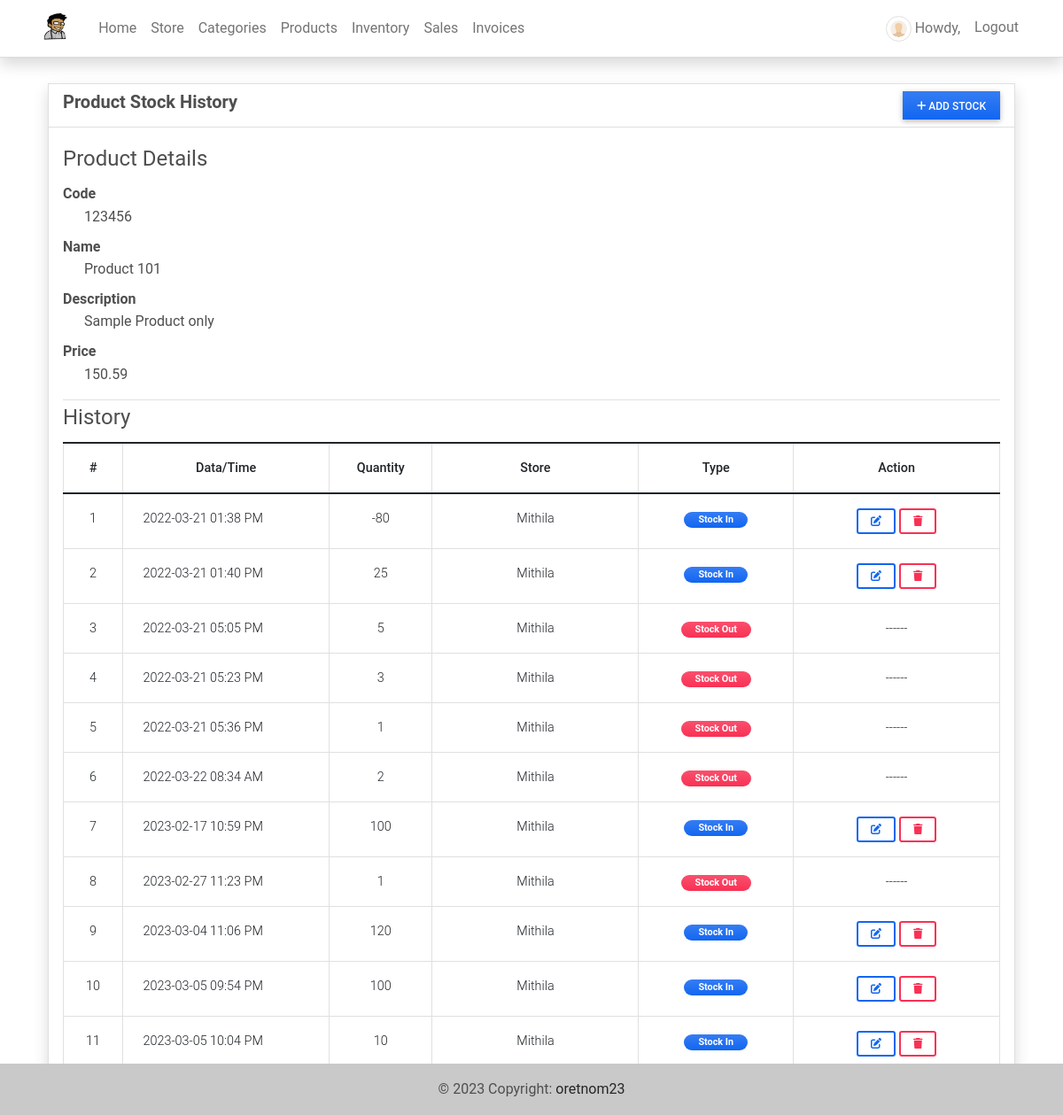
Before: /inventory/1 (signed in) with the older database file.
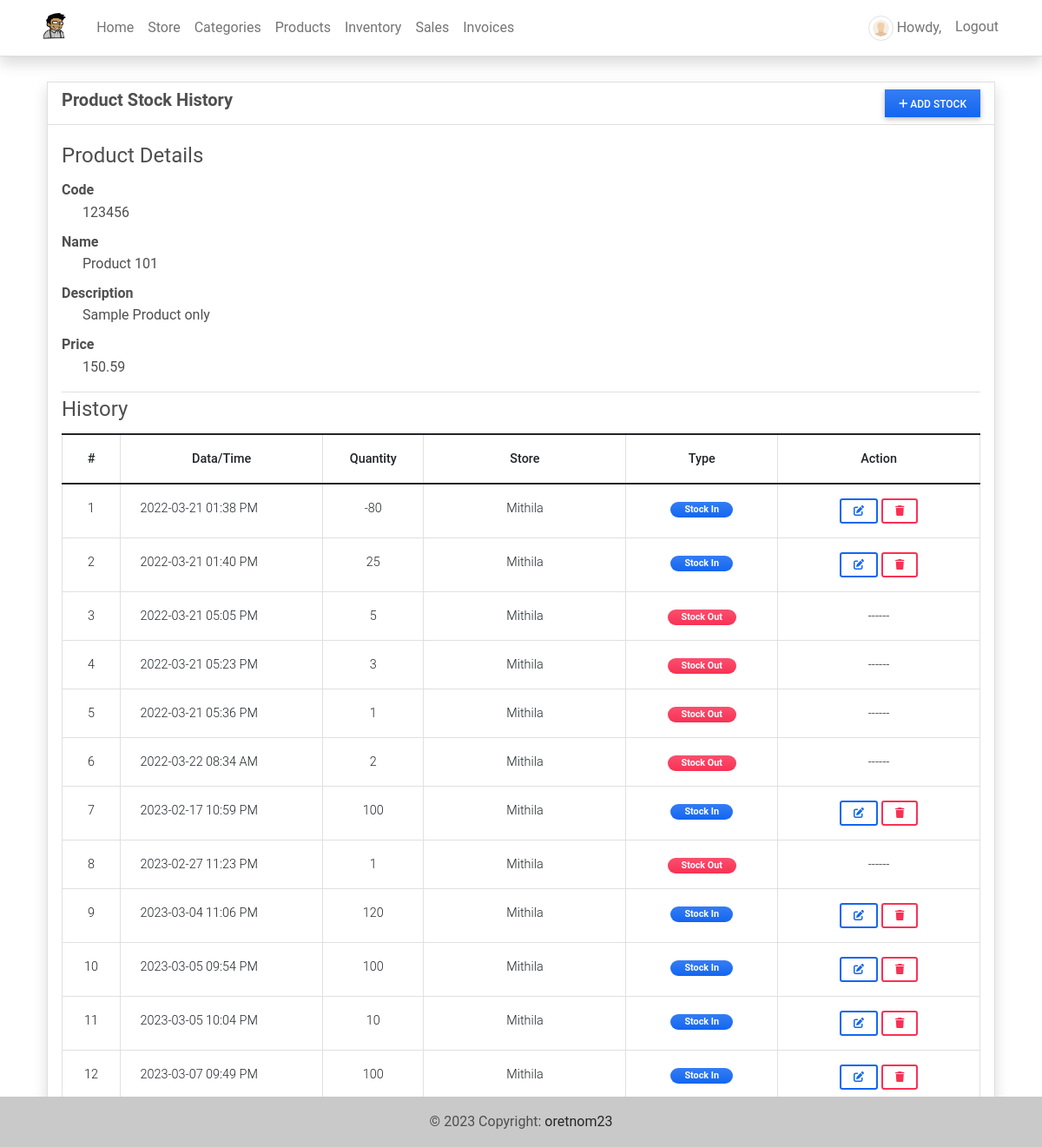
After: the same page with the newer database file.
### imsApp/models.py (models this page shows, shortened)
class Stock(models.Model):
    product = models.ForeignKey(Product, on_delete=models.CASCADE)
    quantity = models.FloatField(default=0)
    store = models.ForeignKey(Store,on_delete=models.CASCADE,default=1)
    type = models.CharField(max_length=2,choices=(('1','Stock-in'),('2','Stock-Out')), default = 1)
    date_created = models.DateTimeField(default=timezone.now)
    date_updated = models.DateTimeField(auto_now=True)

class Store(models.Model):
    name = models.CharField(max_length=250)
    address = models.TextField()
    category = models.ForeignKey(Category, on_delete=models.CASCADE)
    products = models.ManyToManyField(Product, through='StoreProduct')
    date_created = models.DateTimeField(default=timezone.now)
    date_updated = models.DateTimeField(auto_now=True)
    owner = models.OneToOneField(User, default=1,on_delete=models.CASCADE ,blank=True, null=True)
    def __str__(self):
        return self.name

### imsApp/auth.py (the view)
    def wrapper_function(request,*args,**kwargs):
        if request.user.is_superuser:
            return view_function(request,*args,**kwargs)
        else:
            return redirect('home-page')

### imsApp/auth.py (called while the page is built)
def admin_only(view_function):
    def wrapper_function(request,*args,**kwargs):
        if request.user.is_superuser:
            return view_function(request,*args,**kwargs)
        else:
            return redirect('home-page')
    return wrapper_function

### imsApp/models.py (called while the page is built)
    def __str__(self):
        return self.code + ' - ' + self.name

### imsApp/views.py (called while the page is built)
@admin_only
@login_required
def inv_history(request, pk= None):
    context['page_title'] = 'Inventory History'
    if pk is None:
        messages.error(request, "Product ID is not recognized")
        return redirect('inventory-page')
    else:
        product = Product.objects.get(id = pk)
        stocks = Stock.objects.filter(product = product).all()
        context['product'] = product
        context['stocks'] = stocks
        return render(request, 'inventory-history.html', context )

### imsApp/templates/inventory-history.html (shortened to what this page needs)
{% extends 'base.html' %} {% load humanize %} {% block pageContent %}
<div class="container pt-3">
    <div class="card card-default border shadow rounded-0">
        <div class="card-header">
            <div class="w-100 d-flex justify-content-between">
                <h5 class="fw-bolder card-title">Product Stock History</h5>
                <button class="btn btn-primary btn-sm rounded-0 bg-gradient px-3" type="button" id="add_stock"><i class="fa fa-plus"></i> Add Stock</button>
            </div>
        </div>
        <div class="card-body">
            <div class="conteiner-fluid">
                <fieldset class="border-bottom">
                    <legend>Product Details</legend>
                    <dl>
                        <dt class="tex-muted">Code</dt>
                        <dd class="ps-4">{{ product.code }}</dd>
                        <dt class="tex-muted">Name</dt>
                        <dd class="ps-4">{{ product.name }}</dd>
                        <dt class="tex-muted">Description</dt>
                        <dd class="ps-4">{{ product.description }}</dd>
                        <dt class="tex-muted">Price</dt>
                        <dd class="ps-4">{{ product.price|intcomma }}</dd>
                    </dl>
                </fieldset>
                <fieldset>
                    <legend>History</legend>
                    <table class="table table-bordered" id="stock-tbl">
                        <colgroup>
                            <col width="5%">
                            <col width="20%">
                            <col width="10%">
                            <col width="20%">
                            <col width="15%">
                            <col width="20%">
                        </colgroup>
                        <thead>
                            <th class="text-center">#</th>
                            <th class="text-center">Data/Time</th>
                            <th class="text-center">Quantity</th>
                            <th class="text-center">Store</th>
                            <th class="text-center">Type</th>
                            <th class="text-center">Action</th>
                        </thead>
                        <tbody>
                            {% for stock in stocks %}
                            <tr>
                                <td class="text-center">{{ forloop.counter }}</td>
                                <td class="">{{ stock.date_created|date:"Y-m-d h:i A" }}</td>
                                <td class="text-center">{{ stock.quantity|floatformat:0|intcomma }}</td>
                                <td class="text-center">{{ stock.store }}</td>
                                <td class="text-center">
                                    {% if stock.type == '1' %}
                                    <span class="badge px-3 rounded-pill bg-primary bg-gradient">Stock In</span> {% else %}
                                    <span class="badge px-3 rounded-pill bg-danger bg-gradient">Stock Out</span> {% endif %}
                                </td>
                                <td class="text-center">
                                    {% if stock.type == '1' %}
                                    <a class="btn btn-outline-primary btn-sm edit-data" href="javascript:void(0)" data-id="{{ stock.pk }}" title="Edit">
                                        <i class="fa fa-edit"></i>
                                    </a>
                                    <button class="btn btn-outline-danger btn-sm delete-data" type="button" data-id="{{ stock.pk }}" title="Delete">
                                        <i class="fa fa-trash"></i>
                                    </button>
                                    {% else %}
                                    ------
                                    {% endif %}
                                </td>
                            </tr>
                            {% endfor %}
                        </tbody>
                    </table>
                </fieldset>
            </div>
        </div>
    </div>
</div>
{% endblock pageContent %}

Changed rows visible on the page:
added Stock: date_created "2023-03-07 09:49 PM", quantity "100", store "Mithila", type "Stock In"
